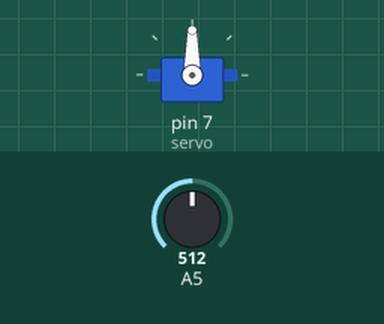
Simulated run of this sketch. Board: Arduino Uno, built with avr-gcc and run on an emulated ATmega328P. Parts: servo. The test bench sets the inputs (shaded band); at power-on: A5 = 512.

Above: at 1.2 s.
1.3 s: A5 set to 716
At 1.8 s:
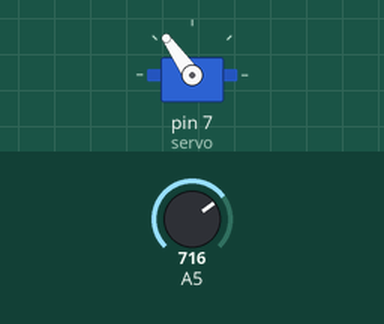
2.8 s: A5 set to 900
At 4.0 s:
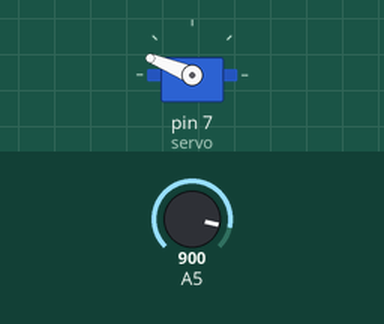
4.3 s: A5 set to 1023
At 5.3 s:
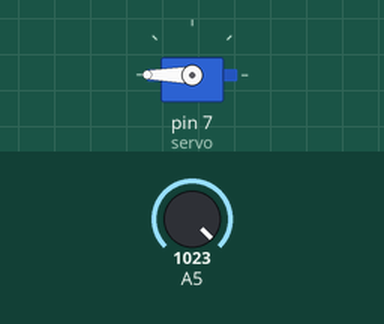
5.8 s: A5 set to 306
At 6.4 s:
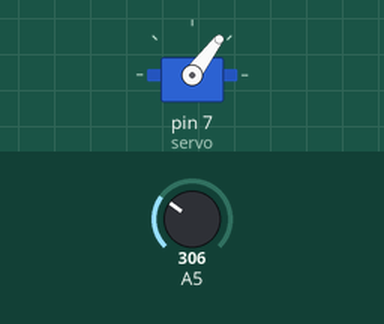
7.3 s: A5 set to 122
At 7.6 s:
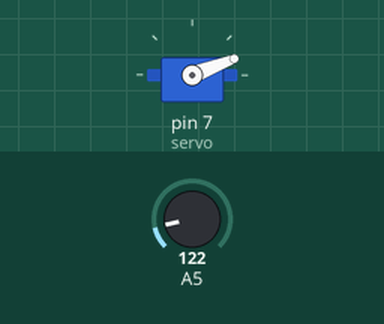
Timing chart, 0 to 9.8 s (numbered marks = the images above; inputs shaded):
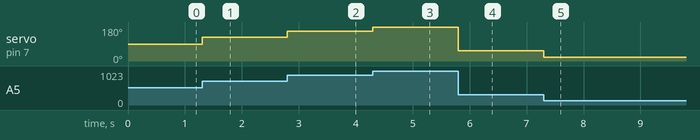

Measured:
- after the input at 1.3 s, servo on pin 7 (servo): 90° → 125° at once
- after the input at 2.8 s, servo on pin 7 (servo): 125° → 158° at once
- after the input at 4.3 s, servo on pin 7 (servo): 158° → 180° at once
- after the input at 5.8 s, servo on pin 7 (servo): 180° → 53° at once
- after the input at 7.3 s, servo on pin 7 (servo): 53° → 21° at once

The sketch:

amp_analog_to_digital.ino
```cpp
#include <Servo.h>

Servo servo;


void setup() {
  servo.attach(7);
}

void loop() {
 int potent = analogRead(5);
 potent =  map(potent, 0, 1023, 0, 180);
 servo.write(potent);
 delay(2);
}
```
